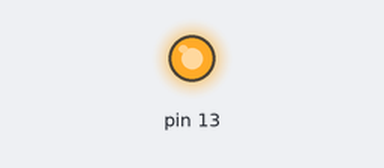
Recording of a sketch running on a simulated Arduino Uno, built with avr-gcc and run on an emulated ATmega328P. Parts: output pins drawn as LEDs (lit = HIGH).

Above: at 1.0 s.
At 5.5 s:
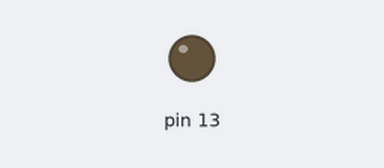
Timing chart, 0 to 6.9 s (numbered marks = the images above):
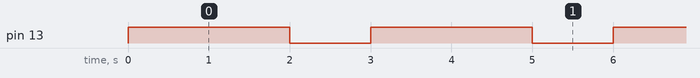

Measured:
- by itself, pin 13: alternates HIGH for 2.0 s and LOW for 1.0 s

The sketch:

_1_Led.ino
```cpp
void setup() {
  // put your setup code here, to run once:
  /*multiple*/

  // Digital 13 Pini Çıkış yapmak istiyorum
  pinMode(13, OUTPUT);  // ; unutma
}

void loop() {
  // put your main code here, to run repeatedly:
  digitalWrite(13, HIGH);  // Lambayı yak
  delay(2000);             // 2.saniye bekle
  digitalWrite(13, LOW);   // Lambayı söndür
  delay(1000);             // 1. saniye bekle(uyu)

  // Döngüyü 20 kez çalışsın sonrasında dursun.
  /*
  bool isFlag=true;
  for(int i=0; i<20; i++){
    if(i==20)
      break;
  }
  */

  // Döngüyü 20 kez çalışsın sonrasında dursun.
  bool isFlag = true;
  for (int i = 0; i < 20 && isFlag; i++) {
    if (i == 20) {
      isFlag = false;
    }
  }
}
```
